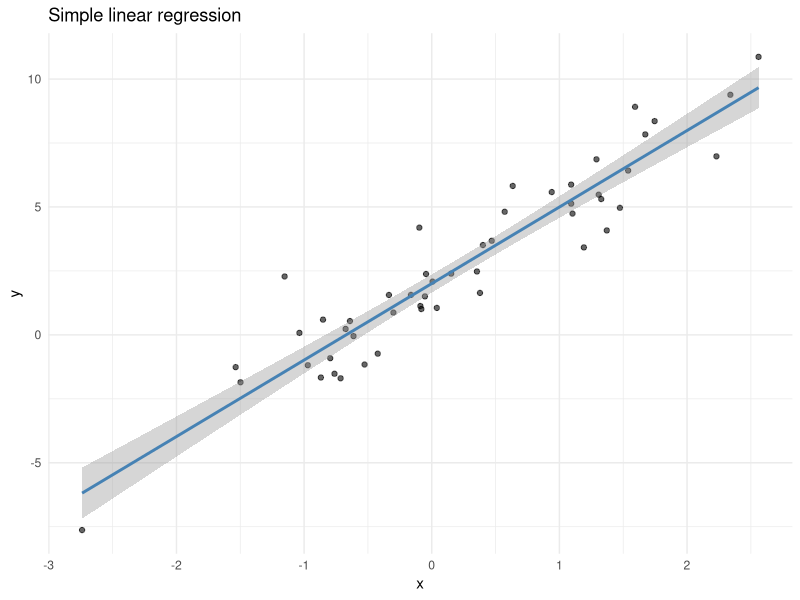
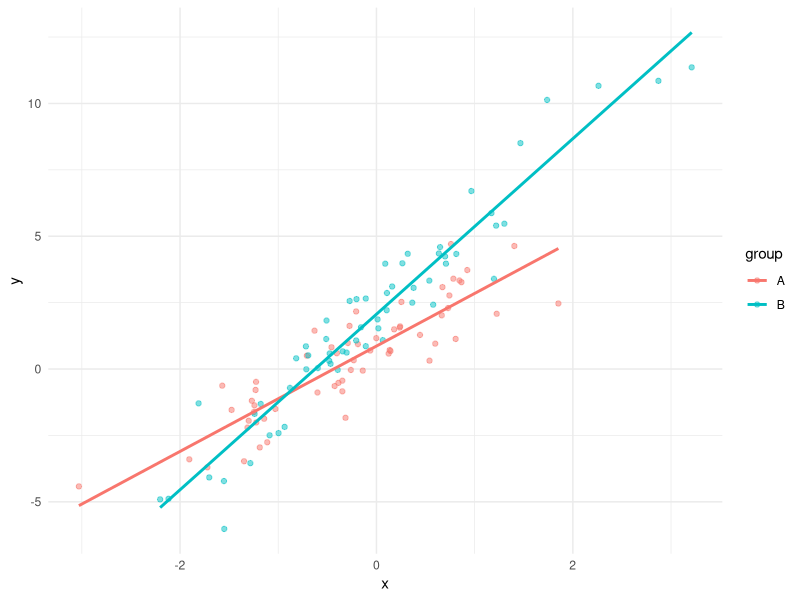
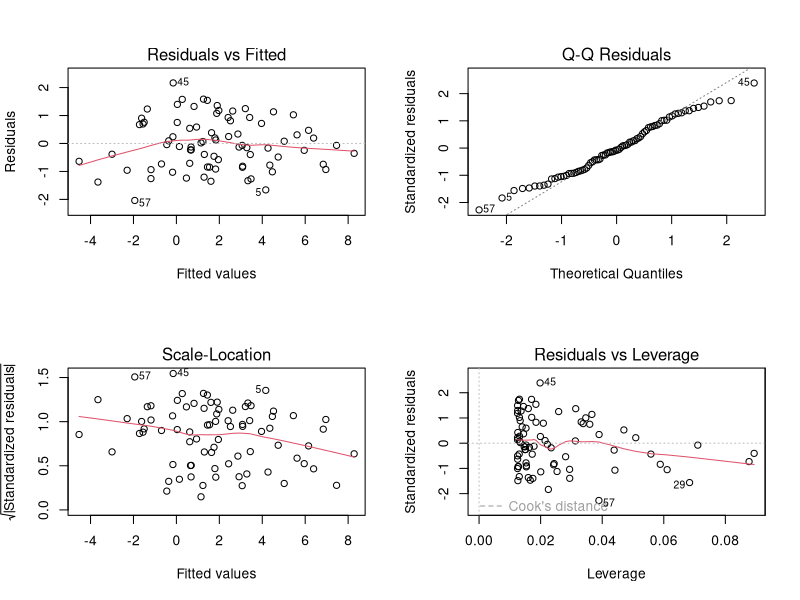
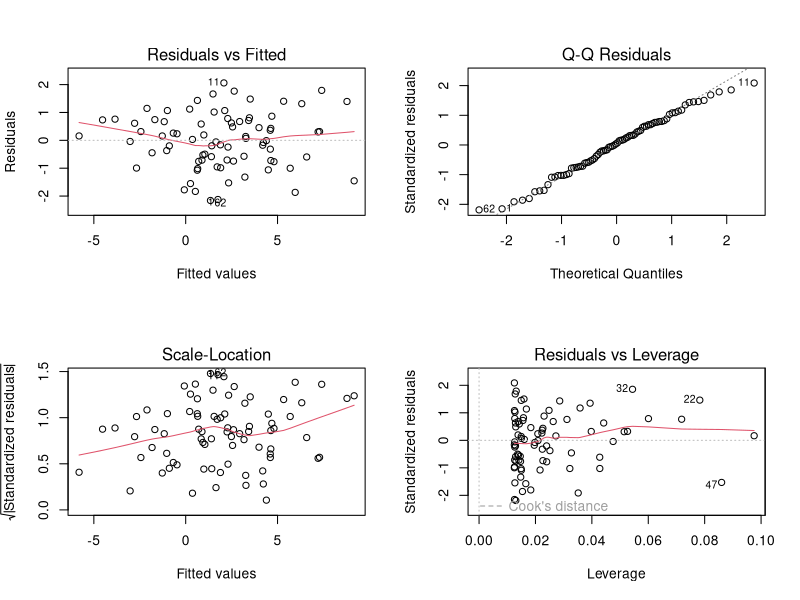

Generate these figures, in order, with R: (Note: this script raises an error after producing the figures.)
## ---- chunk 1
knitr::opts_chunk$set(echo = TRUE, warning = FALSE, message = FALSE)

library(tidyverse)
library(broom)
library(car)
library(emmeans)
library(lmtest)
library(knitr)
library(MASS)
library(glmnet)
## ---- chunk 2
# --- Self-contained: create a basic regression data frame ---
set.seed(201)
p2_n  <- 50
p2_df <- tibble(
  x = rnorm(p2_n),
  y = 2 + 3 * x + rnorm(p2_n)
)
head(p2_df)
## ---- chunk 3
# --- Self-contained: OLS from matrix algebra ---
set.seed(202)
p2_n  <- 50
p2_x  <- rnorm(p2_n)
p2_y  <- 2 + 3 * p2_x + rnorm(p2_n)

X <- cbind(1, p2_x)
beta_hat <- solve(t(X) %*% X) %*% t(X) %*% p2_y
as.numeric(beta_hat)

# Compare with lm()
coef(lm(p2_y ~ p2_x))
## ---- chunk 4
# --- Self-contained: fit simple linear regression ---
set.seed(301)
p3_df  <- tibble(x = rnorm(50), y = 2 + 3 * x + rnorm(50))
p3_fit <- lm(y ~ x, data = p3_df)

kable(tidy(p3_fit, conf.int = TRUE), digits = 4)
kable(glance(p3_fit), digits = 4)
## ---- chunk 5
# --- Self-contained: summary of simple regression ---
set.seed(302)
p3_df  <- tibble(x = rnorm(50), y = 2 + 3 * x + rnorm(50))
p3_fit <- lm(y ~ x, data = p3_df)
summary(p3_fit)
## ---- chunk 6
# --- Self-contained: 95% CI for coefficients ---
set.seed(303)
p3_df  <- tibble(x = rnorm(50), y = 2 + 3 * x + rnorm(50))
p3_fit <- lm(y ~ x, data = p3_df)

confint(p3_fit, level = 0.95)
## ---- chunk 7
# --- Self-contained: scatterplot with fitted line ---
set.seed(304)
p3_df  <- tibble(x = rnorm(50), y = 2 + 3 * x + rnorm(50))

ggplot(p3_df, aes(x, y)) +
  geom_point(alpha = 0.6) +
  geom_smooth(method = "lm", se = TRUE, color = "steelblue") +
  theme_minimal() +
  labs(title = "Simple linear regression")
## ---- chunk 8
# --- Self-contained: multiple regression with three predictors ---
set.seed(401)
p4_df  <- tibble(
  x1 = rnorm(80),
  x2 = rnorm(80),
  x3 = rnorm(80),
  y  = 1 + 2 * x1 - 1.5 * x2 + 0.5 * x3 + rnorm(80)
)
p4_fit <- lm(y ~ x1 + x2 + x3, data = p4_df)

kable(tidy(p4_fit, conf.int = TRUE), digits = 4)
## ---- chunk 9
# --- Self-contained: overall F-test ---
set.seed(402)
p4_df  <- tibble(x1 = rnorm(80), x2 = rnorm(80),
                 y  = 1 + 2 * x1 - 1.5 * x2 + rnorm(80))
p4_fit <- lm(y ~ x1 + x2, data = p4_df)
summary(p4_fit)$fstatistic
## ---- chunk 10
# --- Self-contained: nested F-test ---
set.seed(501)
p5_df <- tibble(
  x1 = rnorm(100), x2 = rnorm(100), x3 = rnorm(100),
  y  = 1 + 2 * x1 + rnorm(100)   # x2, x3 have no effect
)

p5_full  <- lm(y ~ x1 + x2 + x3, data = p5_df)
p5_reduc <- lm(y ~ x1, data = p5_df)

anova(p5_reduc, p5_full)
## ---- chunk 11
# --- Self-contained: AIC/BIC comparison ---
set.seed(502)
p5_df <- tibble(x1 = rnorm(100), x2 = rnorm(100), x3 = rnorm(100),
                y  = 1 + 2 * x1 + rnorm(100))

p5_m1 <- lm(y ~ x1, data = p5_df)
p5_m2 <- lm(y ~ x2, data = p5_df)
p5_m3 <- lm(y ~ x1 + x2, data = p5_df)

AIC(p5_m1, p5_m2, p5_m3)
BIC(p5_m1, p5_m2, p5_m3)
## ---- chunk 12
# --- Self-contained: categorical predictor with three groups ---
set.seed(601)
p6_df <- tibble(
  group = factor(rep(c("A", "B", "C"), each = 20), levels = c("A", "B", "C")),
  y     = 10 + c(A = 0, B = 3, C = 6)[as.character(group)] + rnorm(60)
)
p6_fit <- lm(y ~ group, data = p6_df)

kable(tidy(p6_fit, conf.int = TRUE), digits = 4)
## ---- chunk 13
# --- Self-contained: relevel to change reference ---
set.seed(602)
p6_df <- tibble(
  group = factor(rep(c("A", "B", "C"), each = 20), levels = c("A", "B", "C")),
  y     = 10 + c(A = 0, B = 3, C = 6)[as.character(group)] + rnorm(60)
)
p6_df$group <- relevel(p6_df$group, ref = "B")
p6_fit <- lm(y ~ group, data = p6_df)
kable(tidy(p6_fit), digits = 4)
## ---- chunk 14
# --- Self-contained: sum contrasts ---
set.seed(603)
p6_df <- tibble(
  group = factor(rep(c("A", "B", "C"), each = 20)),
  y     = 10 + c(A = 0, B = 3, C = 6)[as.character(group)] + rnorm(60)
)
contrasts(p6_df$group) <- contr.sum(3)
p6_fit <- lm(y ~ group, data = p6_df)
kable(tidy(p6_fit), digits = 4)
## ---- chunk 15
# --- Self-contained: interaction between two continuous predictors ---
set.seed(701)
p7_df <- tibble(
  x1 = rnorm(100),
  x2 = rnorm(100),
  y  = 1 + 2 * x1 + 0.5 * x2 + 1.5 * x1 * x2 + rnorm(100)
)
p7_fit <- lm(y ~ x1 * x2, data = p7_df)   # equivalent to x1 + x2 + x1:x2
kable(tidy(p7_fit), digits = 4)
## ---- chunk 16
# --- Self-contained: group-specific slopes ---
set.seed(702)
p7_df <- tibble(
  x     = rnorm(120),
  group = factor(rep(c("A", "B"), each = 60)),
  y     = 1 + 2 * x +
          c(A = 0, B = 1)[as.character(group)] +
          c(A = 0, B = 1.5)[as.character(group)] * x +
          rnorm(120)
)
p7_fit <- lm(y ~ x * group, data = p7_df)
kable(tidy(p7_fit), digits = 4)
## ---- chunk 17
# --- Self-contained: interaction plot ---
set.seed(703)
p7_df <- tibble(
  x     = rnorm(120),
  group = factor(rep(c("A", "B"), each = 60)),
  y     = 1 + 2 * x + c(A = 0, B = 1)[as.character(group)] +
          c(A = 0, B = 1.5)[as.character(group)] * x + rnorm(120)
)

ggplot(p7_df, aes(x, y, color = group)) +
  geom_point(alpha = 0.5) +
  geom_smooth(method = "lm", se = FALSE) +
  theme_minimal()
## ---- chunk 18
# --- Self-contained: one-way ANOVA ---
set.seed(801)
p8_df <- tibble(
  group = factor(rep(c("A", "B", "C"), each = 20)),
  y     = 10 + c(A = 0, B = 3, C = 6)[as.character(group)] + rnorm(60)
)
p8_fit <- lm(y ~ group, data = p8_df)

anova(p8_fit)     # ANOVA table
summary(p8_fit)   # coefficients
## ---- chunk 19
# --- Self-contained: Tukey HSD ---
set.seed(802)
p8_df <- tibble(
  group = factor(rep(c("A", "B", "C"), each = 20)),
  y     = 10 + c(A = 0, B = 3, C = 6)[as.character(group)] + rnorm(60)
)
TukeyHSD(aov(y ~ group, data = p8_df))
## ---- chunk 20
# --- Self-contained: Bonferroni pairwise t-tests ---
set.seed(803)
p8_df <- tibble(
  group = factor(rep(c("A", "B", "C"), each = 20)),
  y     = 10 + c(A = 0, B = 3, C = 6)[as.character(group)] + rnorm(60)
)
pairwise.t.test(p8_df$y, p8_df$group, p.adjust.method = "bonferroni")
## ---- chunk 21
# --- Self-contained: two-way ANOVA with interaction ---
set.seed(804)
p8_df <- expand.grid(A = factor(c("a1","a2")), B = factor(c("b1","b2")))
p8_df <- p8_df[rep(1:4, each = 15), ]
p8_df$y <- 10 + 2 * (p8_df$A == "a2") + 3 * (p8_df$B == "b2") +
           1.5 * (p8_df$A == "a2") * (p8_df$B == "b2") + rnorm(60)

p8_fit <- lm(y ~ A * B, data = p8_df)
anova(p8_fit)
## ---- chunk 22
# --- Self-contained: ANCOVA with group + covariate ---
set.seed(901)
p9_df <- tibble(
  group = factor(rep(c("A", "B", "C"), each = 20)),
  x     = rnorm(60, 50, 10),
  y     = 0.8 * x + c(A = 0, B = 5, C = 10)[as.character(group)] + rnorm(60)
)
p9_fit <- lm(y ~ group + x, data = p9_df)
kable(tidy(p9_fit), digits = 4)
## ---- chunk 23
# --- Self-contained: ANCOVA model comparison ---
set.seed(902)
p9_df <- tibble(
  group = factor(rep(c("A", "B", "C"), each = 20)),
  x     = rnorm(60, 50, 10),
  y     = 0.8 * x + c(A = 0, B = 5, C = 10)[as.character(group)] + rnorm(60)
)
p9_full  <- lm(y ~ group + x, data = p9_df)
p9_reduc <- lm(y ~ x, data = p9_df)
anova(p9_reduc, p9_full)
## ---- chunk 24
# --- Self-contained: adjusted means ---
set.seed(903)
p9_df <- tibble(
  group = factor(rep(c("A", "B", "C"), each = 20)),
  x     = rnorm(60, 50, 10),
  y     = 0.8 * x + c(A = 0, B = 5, C = 10)[as.character(group)] + rnorm(60)
)
p9_fit <- lm(y ~ group + x, data = p9_df)
p9_emm <- emmeans(p9_fit, ~ group)
p9_emm
pairs(p9_emm, adjust = "bonferroni")
## ---- chunk 25
# --- Self-contained: test equal slopes ---
set.seed(904)
p9_df <- tibble(
  group = factor(rep(c("A", "B", "C"), each = 20)),
  x     = rnorm(60, 50, 10),
  y     = 0.8 * x + c(A = 0, B = 5, C = 10)[as.character(group)] + rnorm(60)
)
p9_no_inter  <- lm(y ~ group + x, data = p9_df)
p9_with_inter <- lm(y ~ group * x, data = p9_df)
anova(p9_no_inter, p9_with_inter)
## ---- chunk 26
# --- Self-contained: subset F-test ---
set.seed(1001)
p10_df <- tibble(
  x1 = rnorm(100), x2 = rnorm(100), x3 = rnorm(100), x4 = rnorm(100),
  y  = 1 + 2 * x1 + rnorm(100)   # x2, x3, x4 are noise
)
p10_full  <- lm(y ~ x1 + x2 + x3 + x4, data = p10_df)
p10_reduc <- lm(y ~ x1, data = p10_df)

anova(p10_reduc, p10_full)
## ---- chunk 27
# --- Self-contained: test beta1 = beta2 using linearHypothesis ---
set.seed(1002)
p10_df <- tibble(x1 = rnorm(80), x2 = rnorm(80),
                 y  = 1 + 2 * x1 + 2 * x2 + rnorm(80))
p10_fit <- lm(y ~ x1 + x2, data = p10_df)

car::linearHypothesis(p10_fit, "x1 = x2")
## ---- chunk 28
# --- Self-contained: test beta1 + beta2 = 3 ---
set.seed(1003)
p10_df <- tibble(x1 = rnorm(80), x2 = rnorm(80),
                 y  = 1 + 1.5 * x1 + 1.5 * x2 + rnorm(80))
p10_fit <- lm(y ~ x1 + x2, data = p10_df)

car::linearHypothesis(p10_fit, "x1 + x2 = 3")
## ---- chunk 29
# --- Self-contained: AIC/BIC comparison ---
set.seed(1101)
p11_df <- tibble(x1 = rnorm(100), x2 = rnorm(100), x3 = rnorm(100),
                 y  = 1 + 2 * x1 + 0.5 * x3 + rnorm(100))

p11_m1 <- lm(y ~ x1, data = p11_df)
p11_m2 <- lm(y ~ x1 + x2, data = p11_df)
p11_m3 <- lm(y ~ x1 + x2 + x3, data = p11_df)

AIC(p11_m1, p11_m2, p11_m3)
BIC(p11_m1, p11_m2, p11_m3)
## ---- chunk 30
# --- Self-contained: adjusted R-squared comparison ---
set.seed(1102)
p11_df <- tibble(x1 = rnorm(100), x2 = rnorm(100),
                 y  = 1 + 2 * x1 + rnorm(100))

p11_m1 <- lm(y ~ x1, data = p11_df)
p11_m2 <- lm(y ~ x1 + x2, data = p11_df)

summary(p11_m1)$adj.r.squared
summary(p11_m2)$adj.r.squared
## ---- chunk 31
# --- Self-contained: backward stepwise ---
set.seed(1103)
p11_df <- tibble(
  x1 = rnorm(100), x2 = rnorm(100), x3 = rnorm(100), x4 = rnorm(100),
  y  = 2 + 0.5 * x1 - 0.3 * x3 + rnorm(100)
)
p11_full <- lm(y ~ ., data = p11_df)
p11_back <- step(p11_full, direction = "backward", trace = 0)
summary(p11_back)
## ---- chunk 32
# --- Self-contained: forward selection ---
set.seed(1104)
p11_df <- tibble(x1 = rnorm(100), x2 = rnorm(100), x3 = rnorm(100),
                 y  = 1 + 2 * x1 + rnorm(100))
p11_null <- lm(y ~ 1, data = p11_df)
p11_fwd  <- step(p11_null, scope = ~ x1 + x2 + x3,
                 direction = "forward", trace = 0)
summary(p11_fwd)
## ---- chunk 33
# --- Self-contained: all-subsets via leaps ---
# library(leaps)
# set.seed(1105)
# p11_df <- tibble(x1 = rnorm(100), x2 = rnorm(100), x3 = rnorm(100), x4 = rnorm(100),
#                  y  = 1 + 2 * x1 + rnorm(100))
# regsubsets(y ~ ., data = p11_df, nvmax = 4) %>% summary()
## ---- chunk 34
# --- Self-contained: residual plots ---
set.seed(1201)
p12_df  <- tibble(x = rnorm(80), y = 2 + 3 * x + rnorm(80))
p12_fit <- lm(y ~ x, data = p12_df)

par(mfrow = c(2, 2))
plot(p12_fit)
par(mfrow = c(1, 1))
## ---- chunk 35
# --- Self-contained: Shapiro-Wilk ---
set.seed(1202)
p12_df  <- tibble(x = rnorm(80), y = 2 + 3 * x + rnorm(80))
p12_fit <- lm(y ~ x, data = p12_df)
shapiro.test(residuals(p12_fit))
## ---- chunk 36
# --- Self-contained: Breusch-Pagan ---
set.seed(1203)
p12_df  <- tibble(x = rnorm(80), y = 2 + 3 * x + rnorm(80))
p12_fit <- lm(y ~ x, data = p12_df)
bptest(p12_fit)
## ---- chunk 37
# --- Self-contained: Durbin-Watson ---
set.seed(1204)
p12_df  <- tibble(x = rnorm(80), y = 2 + 3 * x + rnorm(80))
p12_fit <- lm(y ~ x, data = p12_df)
lmtest::dwtest(p12_fit)
## ---- chunk 38
# --- Self-contained: VIF ---
set.seed(1205)
p12_df  <- tibble(x1 = rnorm(80), x2 = 0.95 * x1 + 0.1 * rnorm(80),
                  x3 = rnorm(80), y = 1 + x1 + x2 + x3 + rnorm(80))
p12_fit <- lm(y ~ x1 + x2 + x3, data = p12_df)
vif(p12_fit)
## ---- chunk 39
# --- Self-contained: outliers and influence ---
set.seed(1206)
p12_df  <- tibble(x = rnorm(80), y = 2 + 3 * x + rnorm(80))
p12_df$y[10] <- p12_df$y[10] + 15   # inject outlier
p12_fit <- lm(y ~ x, data = p12_df)

# Standardized residuals
outliers <- which(abs(rstandard(p12_fit)) > 3)
outliers

# Cook's distance
cooks <- cooks.distance(p12_fit)
which(cooks > 4 / nrow(p12_df))

# Leverage
hatvalues(p12_fit)[1:5]

# Outlier test
outlierTest(p12_fit)
## ---- chunk 40
# --- Self-contained: run all diagnostics ---
set.seed(1207)
p12_df  <- tibble(x = rnorm(80), y = 2 + 3 * x + rnorm(80))
p12_fit <- lm(y ~ x, data = p12_df)

par(mfrow = c(2, 2)); plot(p12_fit); par(mfrow = c(1, 1))
shapiro.test(residuals(p12_fit))
bptest(p12_fit)
lmtest::dwtest(p12_fit)
## ---- chunk 41
# --- Self-contained: Box-Cox plot ---
set.seed(1301)
p13_df  <- tibble(x = rnorm(80), y = exp(1 + 0.5 * x + rnorm(80, 0, 0.3)))
p13_fit <- lm(y ~ x, data = p13_df)

boxCox(p13_fit)
## ---- chunk 42
# --- Self-contained: manual Box-Cox grid ---
set.seed(1302)
p13_df <- tibble(x = rnorm(80), y = exp(1 + 0.5 * x + rnorm(80, 0, 0.3)))

p13_lambdas <- c(-2, -1, -0.5, 0, 0.5, 1, 2)
p13_res <- tibble(lambda = p13_lambdas, logLik = NA_real_, R2 = NA_real_)

for (i in seq_along(p13_lambdas)) {
  l  <- p13_lambdas[i]
  yt <- if (l == 0) log(p13_df$y) else (p13_df$y^l - 1) / l
  fit_l <- lm(yt ~ p13_df$x)
  p13_res$logLik[i] <- as.numeric(logLik(fit_l))
  p13_res$R2[i]     <- summary(fit_l)$r.squared
}
kable(p13_res, digits = 4)
## ---- chunk 43
# --- Self-contained: log transform ---
set.seed(1303)
p13_df  <- tibble(x = rnorm(80), y = exp(1 + 0.5 * x + rnorm(80, 0, 0.3)))
p13_fit <- lm(log(y) ~ x, data = p13_df)

kable(tidy(p13_fit), digits = 4)
## ---- chunk 44
# --- Self-contained: log-log model ---
set.seed(1304)
p13_df  <- tibble(x = rlnorm(80, 0, 1), y = 3 * x^0.7 * exp(rnorm(80, 0, 0.2)))
p13_fit <- lm(log(y) ~ log(x), data = p13_df)

kable(tidy(p13_fit), digits = 4)
## ---- chunk 45
# --- Self-contained: confidence and prediction intervals ---
set.seed(1401)
p14_df  <- tibble(x = rnorm(80), y = 2 + 3 * x + rnorm(80))
p14_fit <- lm(y ~ x, data = p14_df)

newdf <- data.frame(x = c(0, 1, 2))

# CI for the mean response at x
predict(p14_fit, newdata = newdf, interval = "confidence", level = 0.95)

# PI for a new observation at x
predict(p14_fit, newdata = newdf, interval = "prediction", level = 0.95)
## ---- chunk 46
# --- Self-contained: prediction with a factor ---
set.seed(1402)
p14_df  <- tibble(
  x     = rnorm(100),
  group = factor(rep(c("A", "B"), each = 50)),
  y     = 1 + 2 * x + c(A = 0, B = 1)[as.character(group)] +
          c(A = 0, B = 1.5)[as.character(group)] * x + rnorm(100)
)
p14_fit <- lm(y ~ x * group, data = p14_df)

newdf <- expand.grid(x = c(0, 1), group = factor(c("A", "B")))
predict(p14_fit, newdata = newdf, interval = "prediction")
## ---- chunk 47
# --- Self-contained: quadratic regression ---
set.seed(1501)
p15_df  <- tibble(x = runif(100, -3, 3), y = 1 + 2 * x - 1.5 * x^2 + rnorm(100))
p15_fit <- lm(y ~ x + I(x^2), data = p15_df)

kable(tidy(p15_fit), digits = 4)
## ---- chunk 48
# --- Self-contained: centered quadratic ---
set.seed(1502)
p15_df  <- tibble(x = runif(100, -3, 3), y = 1 + 2 * x - 1.5 * x^2 + rnorm(100))
p15_df$x_c <- p15_df$x - mean(p15_df$x)
p15_fit <- lm(y ~ x_c + I(x_c^2), data = p15_df)
kable(tidy(p15_fit), digits = 4)
## ---- chunk 49
# --- Self-contained: orthogonal polynomial ---
set.seed(1503)
p15_df  <- tibble(x = runif(100, -3, 3), y = 1 + 2 * x - 1.5 * x^2 + rnorm(100))
p15_fit <- lm(y ~ poly(x, 2, raw = FALSE), data = p15_df)
summary(p15_fit)
## ---- chunk 50
# --- Self-contained: test quadratic vs linear ---
set.seed(1504)
p15_df  <- tibble(x = runif(100, -3, 3), y = 1 + 2 * x - 1.5 * x^2 + rnorm(100))
p15_lin <- lm(y ~ x, data = p15_df)
p15_qua <- lm(y ~ x + I(x^2), data = p15_df)
anova(p15_lin, p15_qua)
## ---- chunk 51
# --- Self-contained: VIF and condition number ---
set.seed(1601)
p16_df <- tibble(
  x1 = rnorm(100),
  x2 = 0.9 * x1 + 0.1 * rnorm(100),
  x3 = rnorm(100),
  y  = 1 + x1 + x2 + x3 + rnorm(100)
)
p16_fit <- lm(y ~ x1 + x2 + x3, data = p16_df)

vif(p16_fit)
kappa(cor(p16_df[, c("x1", "x2", "x3")]))
## ---- chunk 52
# --- Self-contained: ridge regression ---
set.seed(1602)
p16_df <- tibble(
  x1 = rnorm(100), x2 = 0.9 * rnorm(100) + 0.1 * rnorm(100), x3 = rnorm(100),
  y  = 1 + x1 + x2 + x3 + rnorm(100)
)
X <- as.matrix(p16_df[, c("x1", "x2", "x3")])
y <- p16_df$y
ridge <- glmnet(X, y, alpha = 0)
plot(ridge, xvar = "lambda")
## ---- chunk 53
# --- Self-contained: weighted least squares ---
set.seed(1701)
p17_df <- tibble(
  x = runif(100, 1, 10),
  y = 2 + 0.5 * x + rnorm(100, 0, sd = x)   # variance grows with x
)
p17_fit_ols <- lm(y ~ x, data = p17_df)
p17_fit_wls <- lm(y ~ x, data = p17_df, weights = 1 / x^2)

summary(p17_fit_ols)$coefficients
summary(p17_fit_wls)$coefficients
## ---- chunk 54
# --- Self-contained: feasible GLS via log-variance regression ---
set.seed(1702)
p17_df <- tibble(
  x = runif(100, 1, 10),
  y = 2 + 0.5 * x + rnorm(100, 0, sd = x)
)
ols <- lm(y ~ x, data = p17_df)
p17_df$log_e2 <- log(residuals(ols)^2)
var_fit <- lm(log_e2 ~ log(x), data = p17_df)
w <- 1 / exp(fitted(var_fit))
p17_fit_fgls <- lm(y ~ x, data = p17_df, weights = w)
summary(p17_fit_fgls)$coefficients
## ---- chunk 55
# --- Self-contained: logistic regression ---
set.seed(1801)
p18_n  <- 200
p18_df <- tibble(
  x = rnorm(p18_n),
  y = rbinom(p18_n, 1, plogis(-1 + 1.5 * x))
)
p18_fit <- glm(y ~ x, family = binomial, data = p18_df)
summary(p18_fit)
## ---- chunk 56
# --- Self-contained: logistic coefficients and odds ratios ---
set.seed(1802)
p18_n  <- 200
p18_df <- tibble(x = rnorm(p18_n), y = rbinom(p18_n, 1, plogis(-1 + 1.5 * x)))
p18_fit <- glm(y ~ x, family = binomial, data = p18_df)

kable(tidy(p18_fit, exponentiate = TRUE, conf.int = TRUE), digits = 4)
## ---- chunk 57
# --- Self-contained: predicted probabilities ---
set.seed(1803)
p18_n  <- 200
p18_df <- tibble(x = rnorm(p18_n), y = rbinom(p18_n, 1, plogis(-1 + 1.5 * x)))
p18_fit <- glm(y ~ x, family = binomial, data = p18_df)

newdf <- data.frame(x = c(-1, 0, 1, 2))
predict(p18_fit, newdata = newdf, type = "response")
## ---- chunk 58
# --- Self-contained: likelihood ratio test ---
set.seed(1804)
p18_n  <- 200
p18_df <- tibble(x = rnorm(p18_n), y = rbinom(p18_n, 1, plogis(-1 + 1.5 * x)))
p18_null <- glm(y ~ 1, family = binomial, data = p18_df)
p18_full <- glm(y ~ x, family = binomial, data = p18_df)
anova(p18_null, p18_full, test = "LRT")
## ---- chunk 59
# --- Self-contained: deviance and AIC ---
set.seed(1805)
p18_n  <- 200
p18_df <- tibble(x = rnorm(p18_n), y = rbinom(p18_n, 1, plogis(-1 + 1.5 * x)))
p18_fit <- glm(y ~ x, family = binomial, data = p18_df)

# Deviance-based pseudo-R²
1 - deviance(p18_fit) / deviance(glm(y ~ 1, family = binomial, data = p18_df))
# AIC and BIC
AIC(p18_fit); BIC(p18_fit)
## ---- chunk 60
# --- Self-contained: classification ---
set.seed(1806)
p18_n  <- 200
p18_df <- tibble(x = rnorm(p18_n), y = rbinom(p18_n, 1, plogis(-1 + 1.5 * x)))
p18_fit <- glm(y ~ x, family = binomial, data = p18_df)

pred_prob <- predict(p18_fit, type = "response")
pred_class <- ifelse(pred_prob > 0.5, 1, 0)
table(Predicted = pred_class, Actual = p18_df$y)
## ---- chunk 61
# --- Self-contained: grouped binomial logistic ---
set.seed(1807)
p18_df <- tibble(
  sex  = factor(rep(c("M", "F"), each = 20)),
  belt = factor(rep(c("yes", "no"), 20)),
  total = sample(50:100, 40, replace = TRUE)
)
p18_df$injured <- rbinom(40, p18_df$total, plogis(-0.5 + 0.8 * (p18_df$sex == "M") - 0.6 * (p18_df$belt == "yes")))

p18_fit <- glm(cbind(injured, total - injured) ~ sex + belt,
               family = binomial, data = p18_df)
kable(tidy(p18_fit, exponentiate = TRUE, conf.int = TRUE), digits = 4)
## ---- chunk 62
# --- Self-contained: Poisson regression ---
set.seed(1901)
p19_n  <- 200
p19_df <- tibble(
  x = rnorm(p19_n),
  y = rpois(p19_n, exp(1 + 0.5 * x))
)
p19_fit <- glm(y ~ x, family = poisson, data = p19_df)
summary(p19_fit)
## ---- chunk 63
# --- Self-contained: Poisson incidence rate ratios ---
set.seed(1902)
p19_df <- tibble(x = rnorm(200), y = rpois(200, exp(1 + 0.5 * x)))
p19_fit <- glm(y ~ x, family = poisson, data = p19_df)

kable(tidy(p19_fit, exponentiate = TRUE, conf.int = TRUE), digits = 4)
## ---- chunk 64
# --- Self-contained: check overdispersion ---
set.seed(1903)
p19_df <- tibble(x = rnorm(200), y = rpois(200, exp(1 + 0.5 * x)))
p19_fit <- glm(y ~ x, family = poisson, data = p19_df)

# Pearson chi-square / df
sum(residuals(p19_fit, type = "pearson")^2) / df.residual(p19_fit)
## ---- chunk 65
# --- Self-contained: quasipoisson ---
set.seed(1904)
p19_df <- tibble(x = rnorm(200), y = rpois(200, exp(1 + 0.5 * x)))
p19_fit <- glm(y ~ x, family = quasipoisson, data = p19_df)
summary(p19_fit)
## ---- chunk 66
# --- Self-contained: Poisson with offset ---
set.seed(1905)
p19_df <- tibble(
  x     = rnorm(200),
  time  = runif(200, 1, 10),
  y     = rpois(200, exp(1 + 0.5 * x) * time)
)
p19_fit <- glm(y ~ x, offset = log(time), family = poisson, data = p19_df)
summary(p19_fit)
## ---- chunk 67
# --- Self-contained: negative binomial regression ---
set.seed(2001)
p20_n  <- 300
p20_df <- tibble(
  x = rnorm(p20_n),
  mu = exp(1 + 0.5 * x),
  y = MASS::rnegbin(p20_n, mu = mu, theta = 2)
)

p20_pois <- glm(y ~ x, family = poisson, data = p20_df)
p20_nb   <- MASS::glm.nb(y ~ x, data = p20_df)

AIC(p20_pois, p20_nb)
kable(tidy(p20_nb, exponentiate = TRUE, conf.int = TRUE), digits = 4)
## ---- chunk 68
# --- Self-contained: piecewise regression with break at time k ---
set.seed(2101)
p21_df <- tibble(
  time = 1:30,
  y    = c(2 + 0.5 * (1:10), 7 + 1.2 * (11:30 - 10)) + rnorm(30, 0, 0.5)
)
p21_df$x2 <- pmax(p21_df$time - 10, 0)

p21_fit <- lm(y ~ time + x2, data = p21_df)
kable(tidy(p21_fit), digits = 4)
## ---- chunk 69
# --- Self-contained: test for break ---
set.seed(2102)
p21_df <- tibble(
  time = 1:30,
  y    = c(2 + 0.5 * (1:10), 7 + 1.2 * (11:30 - 10)) + rnorm(30, 0, 0.5)
)
p21_df$D <- ifelse(p21_df$time > 10, 1, 0)

p21_simple <- lm(y ~ time, data = p21_df)
p21_break  <- lm(y ~ time + D + time:D, data = p21_df)
anova(p21_simple, p21_break)
## ---- chunk 70
# --- Self-contained: backward stepwise ---
set.seed(2201)
p22_df <- tibble(
  x1 = rnorm(100), x2 = rnorm(100), x3 = rnorm(100), x4 = rnorm(100),
  y  = 2 + 0.5 * x1 - 0.3 * x3 + rnorm(100)
)
p22_full <- lm(y ~ ., data = p22_df)
p22_back <- step(p22_full, direction = "backward", trace = 0)
summary(p22_back)
## ---- chunk 71
# --- Self-contained: forward stepwise ---
set.seed(2202)
p22_df <- tibble(x1 = rnorm(100), x2 = rnorm(100), x3 = rnorm(100),
                 y  = 1 + 2 * x1 + rnorm(100))
p22_null <- lm(y ~ 1, data = p22_df)
p22_fwd  <- step(p22_null, scope = ~ x1 + x2 + x3,
                 direction = "forward", trace = 0)
summary(p22_fwd)
## ---- chunk 72
# --- Self-contained: stepwise both directions ---
set.seed(2203)
p22_df <- tibble(x1 = rnorm(100), x2 = rnorm(100), x3 = rnorm(100),
                 y  = 1 + 2 * x1 + rnorm(100))
p22_full <- lm(y ~ ., data = p22_df)
p22_both <- step(p22_full, direction = "both", trace = 0)
summary(p22_both)
## ---- chunk 73
# --- Self-contained: train/test split ---
set.seed(2301)
p23_n  <- 200
p23_df <- tibble(
  x1 = rnorm(p23_n), x2 = rnorm(p23_n),
  y  = 1 + 2 * x1 - x2 + rnorm(p23_n)
)
train_idx <- sample(1:p23_n, 0.8 * p23_n)
train <- p23_df[train_idx, ]
test  <- p23_df[-train_idx, ]

p23_fit  <- lm(y ~ x1 + x2, data = train)
p23_pred <- predict(p23_fit, newdata = test)

RMSE <- sqrt(mean((test$y - p23_pred)^2))
MAE  <- mean(abs(test$y - p23_pred))
RMSE
MAE
## ---- chunk 74
# --- Self-contained: k-fold CV ---
set.seed(2302)
p23_n  <- 200
p23_df <- tibble(x1 = rnorm(p23_n), x2 = rnorm(p23_n),
                 y  = 1 + 2 * x1 - x2 + rnorm(p23_n))

p23_K <- 10
p23_folds <- sample(rep(1:p23_K, length.out = p23_n))
p23_rmse <- numeric(p23_K)

for (k in 1:p23_K) {
  train <- p23_df[p23_folds != k, ]
  test  <- p23_df[p23_folds == k, ]
  fit   <- lm(y ~ x1 + x2, data = train)
  pred  <- predict(fit, newdata = test)
  p23_rmse[k] <- sqrt(mean((test$y - pred)^2))
}
mean(p23_rmse)
sd(p23_rmse)
## ---- chunk 75
# --- Self-contained: LOOCV ---
set.seed(2303)
p23_df <- tibble(x = rnorm(60), y = 1 + 2 * x + rnorm(60))
p23_fit <- lm(y ~ x, data = p23_df)

# Fast LOOCV formula: mean of (residual / (1 - leverage))^2
loo_resid <- residuals(p23_fit) / (1 - hatvalues(p23_fit))
sqrt(mean(loo_resid^2))
## ---- chunk 76
# --- Self-contained: bootstrap CI for coefficients ---
set.seed(2304)
p23_df <- tibble(x = rnorm(80), y = 1 + 2 * x + rnorm(80))

p23_boot <- replicate(1000, {
  idx <- sample(1:nrow(p23_df), replace = TRUE)
  coef(lm(y ~ x, data = p23_df[idx, ]))
})
apply(p23_boot, 1, quantile, probs = c(0.025, 0.975))
## ---- chunk 77
# --- Self-contained: ridge regression ---
set.seed(2401)
p24_n  <- 100
p24_df <- tibble(
  x1 = rnorm(p24_n), x2 = rnorm(p24_n), x3 = rnorm(p24_n),
  y  = 1 + 2 * x1 - x2 + 0.5 * x3 + rnorm(p24_n)
)
X <- as.matrix(p24_df[, c("x1", "x2", "x3")])
y <- p24_df$y
ridge <- glmnet(X, y, alpha = 0)
plot(ridge, xvar = "lambda", label = TRUE)
## ---- chunk 78
# --- Self-contained: lasso ---
set.seed(2402)
p24_n  <- 100
p24_df <- tibble(
  x1 = rnorm(p24_n), x2 = rnorm(p24_n), x3 = rnorm(p24_n),
  y  = 1 + 2 * x1 + rnorm(p24_n)
)
X <- as.matrix(p24_df[, c("x1", "x2", "x3")])
y <- p24_df$y
lasso <- glmnet(X, y, alpha = 1)
plot(lasso, xvar = "lambda", label = TRUE)
## ---- chunk 79
# --- Self-contained: cv.glmnet ---
set.seed(2403)
p24_n  <- 100
p24_df <- tibble(
  x1 = rnorm(p24_n), x2 = rnorm(p24_n), x3 = rnorm(p24_n),
  y  = 1 + 2 * x1 + rnorm(p24_n)
)
X <- as.matrix(p24_df[, c("x1", "x2", "x3")])
y <- p24_df$y
cv_lasso <- cv.glmnet(X, y, alpha = 1)
coef(cv_lasso, s = "lambda.min")
